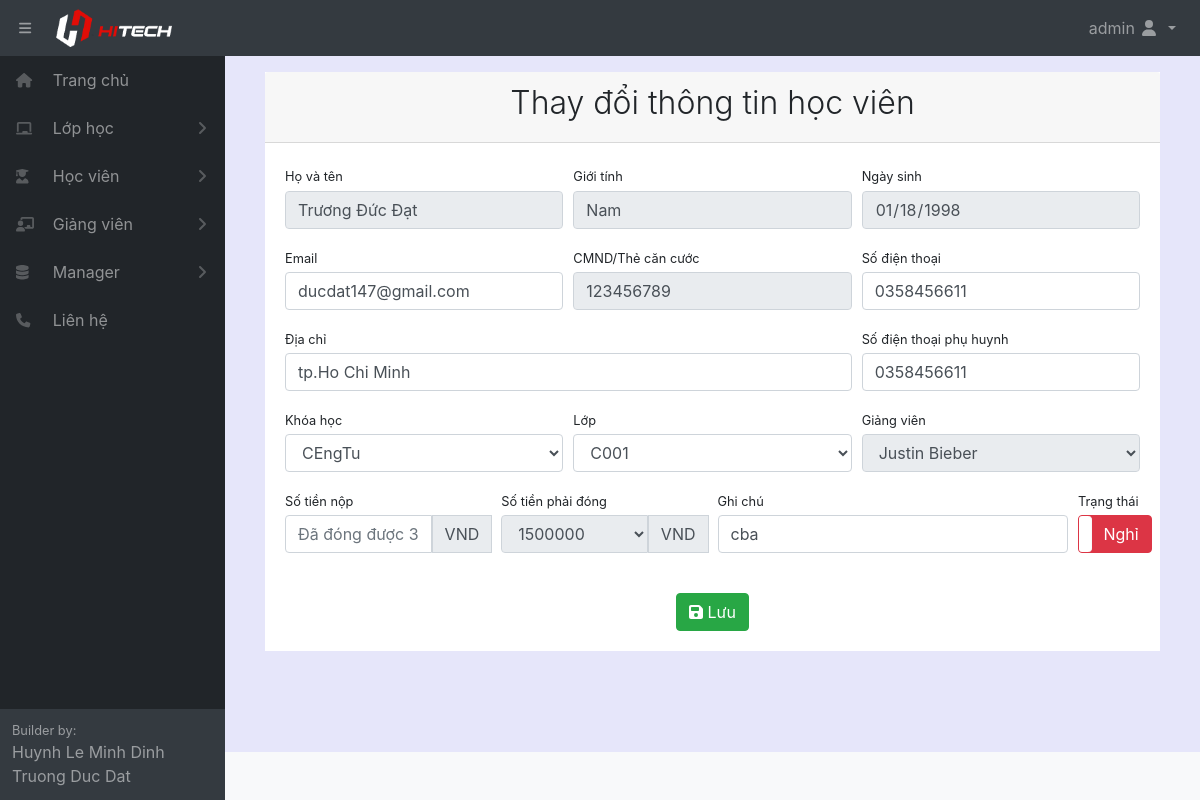
The page /student/132/ (signed in) on the database its author committed.
### home/models.py (models this page shows, shortened)
class Student(models.Model):
    fullname = models.CharField(max_length=100, verbose_name="Tên học sinh")
    gender = models.ForeignKey(Gender, null= True, on_delete=models.SET_NULL)
    birthday = models.DateField(verbose_name="Ngày sinh")
    identity_card = models.CharField(max_length=100, null = True, blank=True, verbose_name="CMND")
    phonenumber = models.CharField(max_length=100, null = True, blank=True, verbose_name="SDT")
    phonenumber_family = models.CharField(max_length=100, null = True, blank=True, verbose_name="SDT phụ huynh")
    email = models.CharField(max_length=100, null = True, blank=True, verbose_name="Email")
    adress = models.CharField(max_length=300, null = True, blank=True, verbose_name="Địa chỉ")
    classname = models.ForeignKey(Classname, null= True, on_delete=models.SET_NULL)
    fee = models.IntegerField(default=0, verbose_name="Học phí")
    fee_remain = models.IntegerField(default=0, verbose_name="Học phí còn lại")
    create_date = models.DateField(auto_now_add=True, verbose_name="Ngày đăng ký học")
    havedetailschedule = active = models.BooleanField(default=False, verbose_name="Thời khóa biểu cá nhân")
    note = models.CharField(max_length=300, null = True, blank=True, verbose_name="Ghi chú")
    active = models.BooleanField(default=True, verbose_name="Trạng thái")
    class Meta:
        ordering =["fullname"]
        verbose_name_plural = "Học sinh"

class Gender(models.Model):
    name = models.CharField(max_length=5, verbose_name="Giới tính")
    def __str__(self):
        return  self.name
    class Meta:
        ordering =["name"]
        verbose_name_plural = "Giới tính"

### home/decorators.py (the view)
        def wrapper_func(request, *args, **kwargs):
            group = None
            if request.user.groups.exists():
                group = request.user.groups.all()[0].name
            if group in allowed_roles:
                return view_func(request, *args, **kwargs)
            else:
                return redirect('errorrole')

### home/forms.py
class UpdateStudentForm(ModelForm):
    class Meta:
        model = Student
        fields = 'email','phonenumber','adress','phonenumber_family','fee','note','active'

### home/models.py (called while the page is built)
    def __str__(self):
        return  self.fullname

    def __str__(self):
        return  self.fullname

    def __str__(self):
        return  self.fullname

### home/views.py (called while the page is built, shortened)
@login_required(login_url='login')
@allowed_users(allowed_roles=['admin','manager','staff'])
def detailStudent(request,pk):
    student = Student.objects.get(pk=pk)
    classname = Classname.objects.all()
    unit = Unit.objects.all()
    schedule = Schedule.objects.all()
    form = UpdateStudentForm(instance=student)
    context = {'form':form, 'schedule':schedule, 'student':student, 'classname': classname, 'unit': unit}
    return render(request,'student/detailStudent.html',context)

### home/templates/student/detailStudent.html (shortened to what this page needs)
{% extends "pages/base.html" %} {% block title %} Đăng kí học {% endblock title %} {% block content %} {% load static %}
<div class="card-header">
    <h2 class="text-center font-weight-light">Thay đổi thông tin học viên</h2>
</div>
<div class="card-body">
    <form method='POST' action="" id="qrcodeRedirectForm"  name="qrcodeRedirectForm">
        <div class="form-row">
            <div class="col-md-4">
                <label class="small mb-1" for="inputName">Họ và tên</label>
                <div class="form-group">
                    <input class="form-control" disabled id="inputName" type="text" placeholder="Nhập họ và tên"
                        value="{{ student.fullname }}" />
                </div>
            </div>
            <div class="col-md-4">
                <label class="small mb-1" for="inputGender">Giới tính</label>
                <div class="form-group">
                    <input class="form-control" disabled id="inputGender" type="text" value="{{ student.gender }}" />
                </div>
            </div>
            <div class="col-md-4">
                <label class="small mb-1" for="inputBirthDay">Ngày sinh</label>
                <div class="form-group">
                    <input class="form-control" disabled id="inputBirthDay" type="date"
                        value="{{ student.birthday|date:"Y-m-d" }}" />
                </div>
            </div>
        </div>
        <div class="form-row">
            <div class="col-md-4">
                <label class="small mb-1" for="inputEmail">Email</label>
                <div class="form-group">
                    <input class="form-control" name="email" required id="id_email" type="email"
                        value="{{ student.email }}" />
                </div>
            </div>
            <div class="col-md-4">
                <label class="small mb-1" for="inputIdentityCard">CMND/Thẻ căn cước</label>
                <div class="form-group">
                    <input class="form-control" disabled id="inputIdentityCard" type="text"
                        placeholder="Nhập CMND học viên" value="{{ student.identity_card }}" />
                </div>
            </div>
            <div class="col-md-4">
                <label class="small mb-1" for="id_phonenumber">Số điện thoại</label>
                <div class="form-group">
                    <input class="form-control" name="phonenumber" required id="id_phonenumber" type="text"
                        placeholder="Nhập số điện thoại của học viên" value="{{ student.phonenumber }}" /></div>
            </div>
        </div>
        <div class="form-row">
            <div class="col-md-8">
                <label class="small mb-1" for="id_adress">Địa chỉ</label>
                <div class="form-group">
                    <input class="form-control" name="adress" required id="id_adress" type="text"
                        placeholder="Nhập địa chỉ của học viên " value="{{ student.adress }}" />
                </div>
            </div>
            <div class="col-md-4">
                <label class="small mb-1" for="id_phonenumber_family">Số điện thoại phụ huynh</label>
                <div class="form-group">
                    <input class="form-control" name="phonenumber_family" required id="id_phonenumber_family"
                        type="text" placeholder="Nhập số điện thoại phụ huynh"
                        value="{{ student.phonenumber_family }}" /></div>
            </div>
        </div>
        <div class="form-row">
            <div class="col-md-4">
                <label class="small mb-1" for="inputFirstName">Khóa học</label>
                <div class="form-group">
                    <select onchange="changeUnitClassname(this.value)" class="form-control" id="id_unit">
                        {% for i in classname %}
                        {% if i.pk == student.classname_id%}
                        <option value="{{i.unit_id}}" hidden>{{i.unit}}</option>
                        {% endif %}
                        {% endfor %}
                    </select>
                </div>
            </div>
            <div class="col-md-4">
                <label class="small mb-1" for="inputClass">Lớp</label>
                <div class="form-group">
                    <select onchange="changeclassname()" class="form-control" id="id_classname" name="classname">
                        {% for i in classname %}
                        {% if i.active == 0 %}
                        <option value="{{i.pk}}" data-option="{{i.unit_id}}">{{i.fullname}}</option>
                        {% endif %}
                        {% endfor %}
                    </select>
                </div>
            </div>
            <div class="col-md-4">
                <label class="small mb-1" for="inputTeacherName">Giảng viên</label>
                <div class="form-group">
                    <select disabled class="form-control" id="id_teacher" required>
                        {% for i in classname %}
                        {% if i.pk == student.classname_id%}
                        <option value="{{i.pk}}" hidden>{{i.teacher}}</option>
                        {% endif %}
                        {% endfor %}
                    </select>
                </div>
            </div>
        </div>
        <div class="form-row">
            <div class="col-md-3">
                <label class="small mb-1" for="inputFee">Số tiền nộp</label>
                <div class="form-group input-group mb-3">
                    <input class="form-control" required id="id_fee" name="fee" type="text"
                        placeholder="Đã đóng được {{ student.fee }} VND" />
                    <div class="input-group-prepend">
                        <span class="input-group-text">VND</span>
                    </div>
                </div>
            </div>
            <div class="col-md-3">
                <label class="small mb-1" for="inputFee">Số tiền phải đóng</label>
                <div class="form-group input-group mb-3">
                    <select class="form-control" disabled id="id_feeremain" required>
                        {% for i in unit %}
                        {% if i.active %}
                        <option value="{{i.pk}}" hidden>{{i.fee}}</option>
                        {% endif %}
                        {% endfor %}
                    </select>
                    <div class="input-group-prepend">
                        <span class="input-group-text">VND</span>
                    </div>
                </div>
            </div>
            <div class="col-md-5">
                <label class="small mb-1" for="inputNote">Ghi chú</label>
                <div class="form-group">
                    <input class="form-control" name="note" id="id_note" type="text" placeholder="Ghi chú"
                        value="{{ student.note }}" />
                </div>
            </div>
            <div class="col-md-1">
                <label class="small mb-1" for="inputActive">Trạng thái</label>
                <div class="form-group">
                </div>
            </div>
        </div>
        <div class="form-group d-flex align-items-center justify-content-between mt-4 mb-0">
            {% if student.havedetailschedule == 0 %}
            <a onclick="submita()" id="id_button" class="btn btn-success"
                style="margin-left: auto; margin-right: auto; color: white;"><i class="fas fa-save"></i> Lưu</a>
            {% else %}
            <label class="btn btn-danger" onclick="alertnochange()" disabled
                style="margin-left: auto; margin-right: auto;">
                Không được thay đổi
            </label>
            {% endif %}
        </div>
    </form>
</div>
{% endblock content %}

### home/templates/pages/base.html (shortened to what this page needs)
<!DOCTYPE html>
<html lang="en">
{% load staticfiles %}
<head>
    <link href="{% static '/fullcalendar/core/main.css' %}" rel='stylesheet' />
    <link href="{% static '/fullcalendar/daygrid/main.css' %}" rel='stylesheet' />
    <link href="{% static '/css/styles.css' %}" rel="stylesheet" />
    <link href="{% static '/css/dataTables.bootstrap4.min.css' %}" rel="stylesheet" />
</head>
<body class="sb-nav-fixed">
    <nav class="sb-topnav navbar navbar-expand navbar-dark bg-dark">
        <button class="btn btn-link btn-sm order-1 order-lg-0" id="sidebarToggle" href="#" style="margin-left: 10px;">
            <i class="fas fa-bars"></i></button>
        <a class="navbar-brand" href="{% url 'home' %}">
            <img src="/static/images/Logo-row-Light.png" alt="" style="width: 60%;">
        </a>
        <ul class="navbar-nav ml-auto ml-md-0">
            <li class="nav-item dropdown">
                <a class="nav-link dropdown-toggle" id="userDropdown" href="#" role="button" data-toggle="dropdown"
                    aria-haspopup="true" aria-expanded="false">
                    {{user.first_name}} {{user.last_name}}
                    <i class="fas fa-user fa-fw"></i>
                </a>
            </li>
        </ul>
    </nav>
    <div id="layoutSidenav">
        <div id="layoutSidenav_nav">
            <nav class="sb-sidenav accordion sb-sidenav-dark" id="sidenavAccordion">
                <div class="sb-sidenav-menu">
                    <div class="nav">
                        <a class="nav-link" href="{% url 'home' %}">
                            <div class="sb-nav-link-icon" style="width: 2em;">
                                <i class="fas fa-home"></i>
                            </div>
                            Trang chủ
                        </a>
                        <a class="nav-link collapsed" href="#" data-toggle="collapse" data-target="#collapseClass"
                            aria-expanded="false" aria-controls="collapseClass">
                            <div class="sb-nav-link-icon" style="width: 2em;">
                                <i class="fas fa-chalkboard"></i>
                            </div>
                            Lớp học
                            <div class="sb-sidenav-collapse-arrow">
                                <i class="fas fa-angle-down"></i>
                            </div>
                        </a>
                        <a class="nav-link collapsed" href="#" data-toggle="collapse" data-target="#collapseStudent"
                            aria-expanded="false" aria-controls="collapseStudent">
                            <div class="sb-nav-link-icon" style="width: 2em;">
                                <i class="fas fa-user-graduate"></i>
                            </div>
                            Học viên
                            <div class="sb-sidenav-collapse-arrow">
                                <i class="fas fa-angle-down"></i>
                            </div>
                        </a>
                        <a class="nav-link collapsed" href="#" data-toggle="collapse" data-target="#collapseTeacher"
                            aria-expanded="false" aria-controls="collapseTeacher">
                            <div class="sb-nav-link-icon" style="width: 2em;">
                                <i class="fas fa-chalkboard-teacher"></i>
                            </div>
                            Giảng viên
                            <div class="sb-sidenav-collapse-arrow">
                                <i class="fas fa-angle-down"></i>
                            </div>
                        </a>
                        {% if request.user.is_staff %}
                        <a class="nav-link collapsed" href="#" data-toggle="collapse" data-target="#collapseManager"
                            aria-expanded="false" aria-controls="collapseManager">
                            <div class="sb-nav-link-icon" style="width: 2em;">
                                <i class="fas fa-database"></i>
                            </div>
                            Manager
                            <div class="sb-sidenav-collapse-arrow">
                                <i class="fas fa-angle-down"></i>
                            </div>
                        </a>
                        {% endif %}
                        <a class="nav-link" href="{% url 'contact' %}">
                            <div class="sb-nav-link-icon" style="width: 2em;">
                                <i class="fas fa-phone"></i>
                            </div>
                            Liên hệ
                        </a>
                    </div>
                </div>
                <div class="sb-sidenav-footer">
                    <div class="small">Builder by:</div>
                    <div>Huynh Le Minh Dinh</div>
                    <div>Truong Duc Dat</div>
                </div>
            </nav>
        </div>
        <div id="layoutSidenav_content" style="background-color: lavender;">
            <main>
                <div class="container-fluid">
                    <div style="margin: 1em; background-color: white;">
                        {% block content %}{% endblock %}
                    </div>
                </div>
            </main>
            <footer class="py-4 bg-light mt-auto">
            </footer>
        </div>
    </div>
</body>
</html>

### rows shown on the page
Student: fullname "Trương Đức Đạt", gender "Nam", birthday "01/18/1998", email "ducdat147@gmail.com", identity_card "123456789", phonenumber "0358456611", adress "tp.Ho Chi Minh", phonenumber_family "0358456611", fee "Đã đóng được 3500000 VND", note "cba"

### other values the page prints
{{ user.first_name }} "admin"
form field value "CEngTu"
form field classname "C001"
form field value "Justin Bieber"
form field value "1500000"
